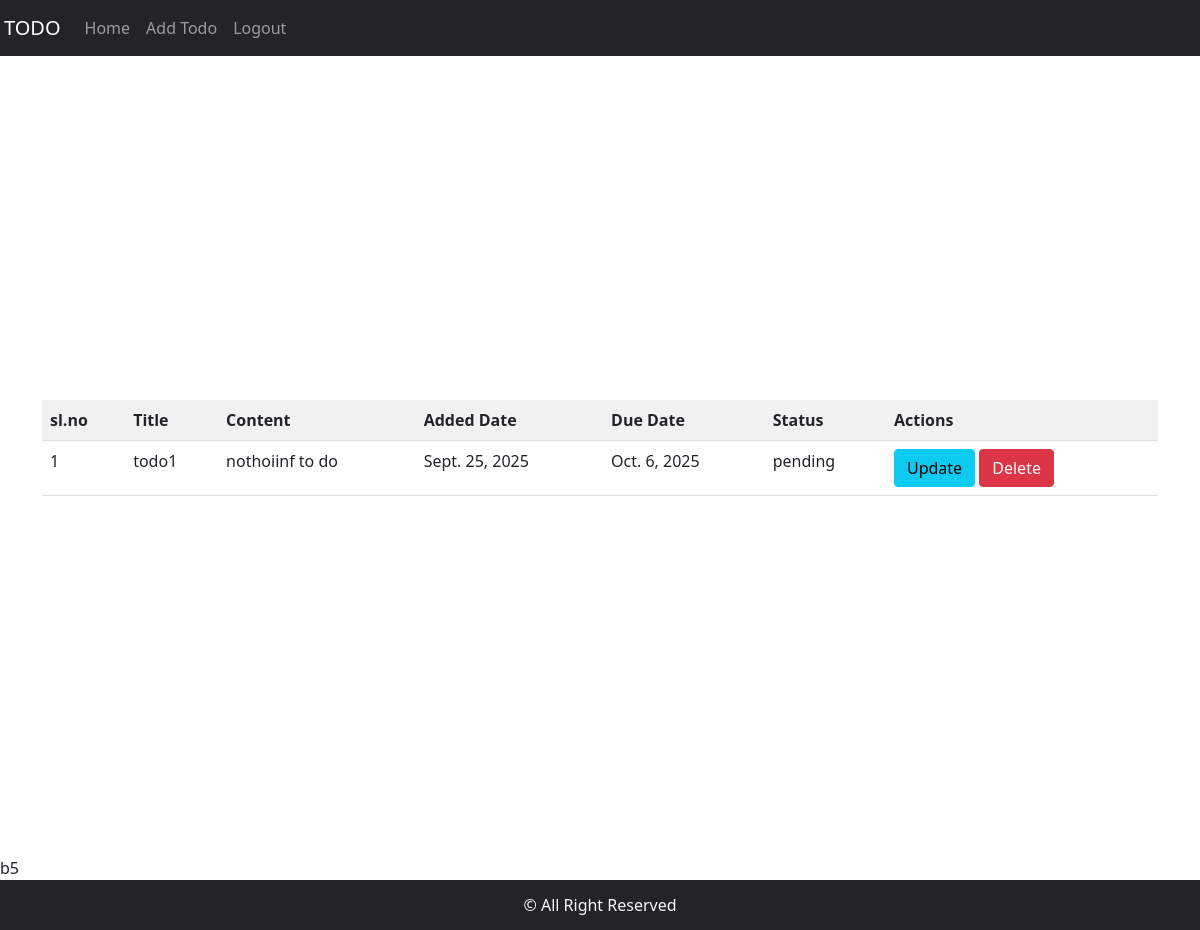
The app's page /home (signed in), older data.
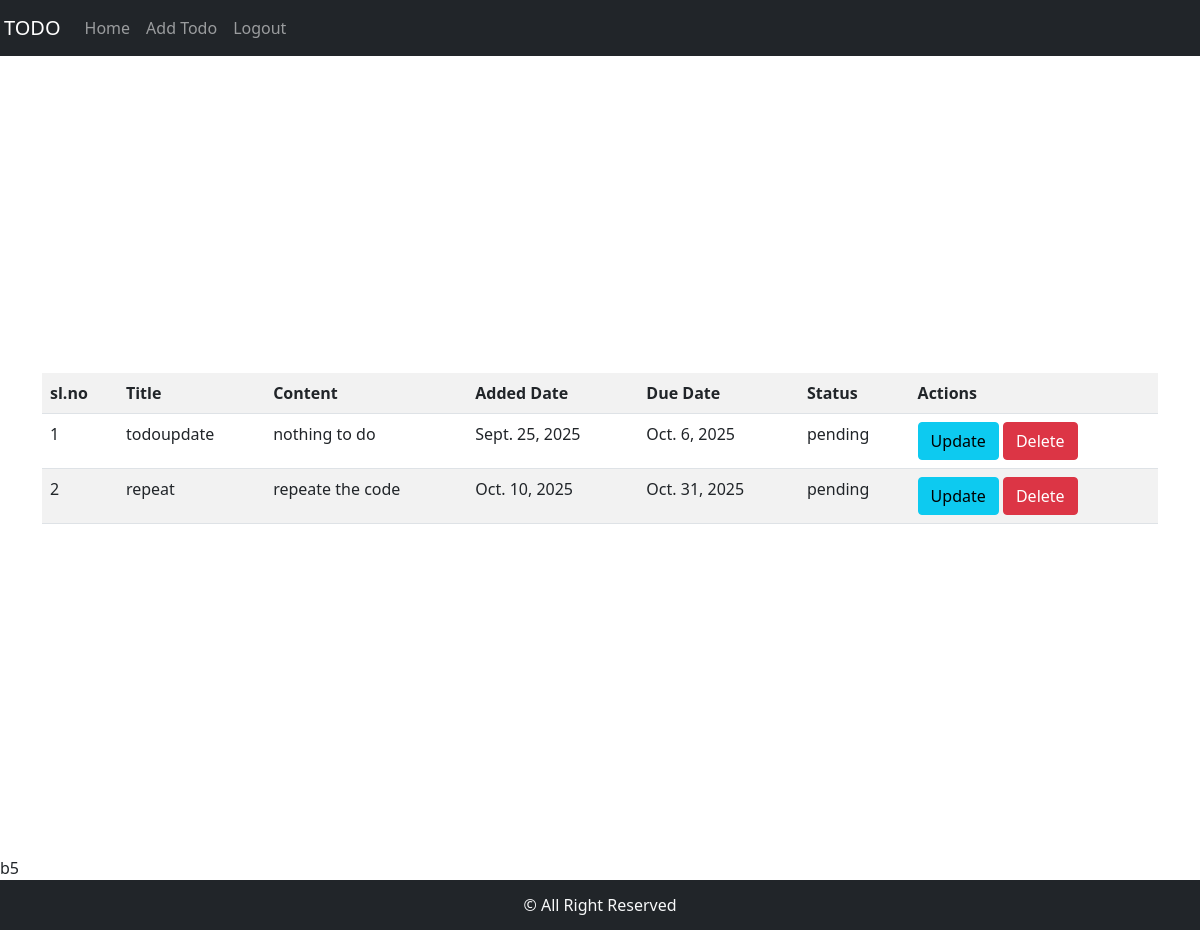
The same page, newer data.
### TodoApp/models.py (models this page shows)
class Todo(models.Model):
    user=models.ForeignKey(User,on_delete=models.CASCADE)
    title=models.CharField(max_length=200)
    content=models.TextField()
    added_date=models.DateField(auto_now_add=True)
    due_date=models.DateField()
    options=(
        ("pending","pending"),
        ("completed","completed")
    )
    status=models.CharField(max_length=50,default="pending",choices=options)

### TodoApp/views.py (the view)
# urls.py: path("home",views.HomeView.as_view(),name="home"),
class HomeView(ListView):
    model=Todo
    context_object_name="todo"
    template_name="home.html"
    def get_queryset(self):
        return Todo.objects.filter(user=self.request.user).exclude(status="completed")

### TodoApp/templates/home.html
{% extends 'base.html' %}
{% block content %}
<div class="d-flex flex-column w-100 vh-100 align-items-center justify-content-center">
<div class="container">
    {% if msg %}
    <h2>{{msg}} - You must login first <a href="{% url 'login' %}">here</a></h2>
    {% else %}
    <table class="table table-hover table-striped">
    <tr >
        <th>sl.no</th>
        <th>Title</th>
        <th>Content</th>
        <th>Added Date</th>
        <th>Due Date</th>
        <th>Status</th>
        <th>Actions</th>
    </tr>
    {% for i in todo %}
    <tr>
        <td>{{forloop.counter}}</td>
        <td>{{i.title}}</td>
        <td>{{i.content}}</td>
        <td>{{i.added_date}}</td>
        <td>{{i.due_date}}</td>
        <td>{{i.status}}</td>
        <td>
            <a class="btn btn-info" href="{% url 'update' i.id %}">Update</a>
            <a class="btn btn-danger" href="{% url 'delete' i.id %}">Delete</a>
        </td>
    </tr>
    {% endfor %}
</table>
{% endif %}
</div>
    </div>
{% endblock %}

### TodoApp/templates/base.html (shortened to what this page needs)
<!DOCTYPE html>
<html lang="en">
  <head>
    <link
      rel="stylesheet"
      href="https://cdnjs.cloudflare.com/ajax/libs/twitter-bootstrap/5.0.0-beta1/css/bootstrap.min.css"
    />
    <link
      rel="stylesheet"
      href="https://cdnjs.cloudflare.com/ajax/libs/font-awesome/5.15.2/css/all.min.css"
    />
  </head>
  <body>
<nav class="navbar navbar-expand-lg navbar-dark bg-dark">
  <a class="navbar-brand ps-1" href="#">TODO</a>
  <div class="collapse navbar-collapse" id="navbarNav">
    <ul class="navbar-nav">
      <li class="nav-item active">
        <a class="nav-link" href="{% url 'home' %}">Home <span class="sr-only">(current)</span></a>
      </li>
      <li class="nav-item">
        <a class="nav-link" href="{% url 'createtodo' %}">Add Todo</a>
      </li>
      <li class="nav-item">
        <a class="nav-link" href="{% url 'logout' %}">Logout</a>
      </li>
    </ul>
  </div>
</nav>
{%block content%}
{% endblock %}
b5
<div class="bg-dark text-light d-flex justify-content-center align-items-center" style="height: 50px;">
    <p class="m-0">&copy; All Right Reserved</p>
</div>
  </body>
</html>

Row changes from the older to the newer data that the page shows:
changed Todo: title "todo1" → "todoupdate"; content "nothoiinf to do" → "nothing to do"
added Todo: title "repeat", content "repeate the code", added_date "Oct. 10, 2025", due_date "Oct. 31, 2025", status "pending"
